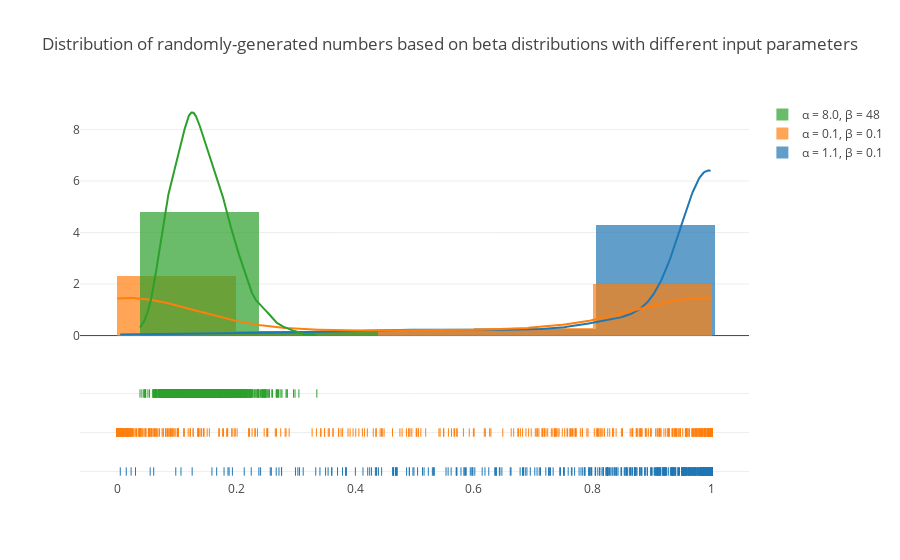

The code cell stored with this chart in its notebook:
### Markdown cell above
Plotly also comes with the ability to make distplots where the data distribution is shown along with a histogram.

### Code cell
import plotly.figure_factory as ff

hist_data = [betaValues_alpha11_beta01, betaValues_alpha01_beta01, betaValues_alpha80_beta48]
group_labels = ['α = 1.1, β = 0.1', 'α = 0.1, β = 0.1', 'α = 8.0, β = 48']

# figure_factory functions work slightly differently from standard plotly functions
fig = ff.create_distplot(hist_data, group_labels, bin_size=0.2)
fig['layout'].update(
    title='Distribution of randomly-generated numbers based on beta distributions with different input parameters')

iplot(fig)

### Figure 1 — Plotly figure (JSON) as saved in the notebook; plotly's stock layout.template omitted (floating-point values rounded to 4 significant figures; data arrays with more than 128 entries replaced by an {"elided": "..."} marker saying what was removed)
{"data": [{"autobinx": false, "histnorm": "probability density", "legendgroup": "α = 1.1, β = 0.1", "marker": {"color": "rgb(31, 119, 180)"}, "name": "α = 1.1, β = 0.1", "opacity": 0.7, "type": "histogram", "uid": "ca9c1c40-dc6b-11e8-967f-80fa5b2a4c05", "x": {"elided": "1000 float values"}, "xaxis": "x", "xbins": {"end": 1, "size": 0.2, "start": 0.005157}, "yaxis": "y"}, {"autobinx": false, "histnorm": "probability density", "legendgroup": "α = 0.1, β = 0.1", "marker": {"color": "rgb(255, 127, 14)"}, "name": "α = 0.1, β = 0.1", "opacity": 0.7, "type": "histogram", "uid": "ca9c1c41-dc6b-11e8-ad95-80fa5b2a4c05", "x": {"elided": "1000 float values"}, "xaxis": "x", "xbins": {"end": 1, "size": 0.2, "start": 1.968e-29}, "yaxis": "y"}, {"autobinx": false, "histnorm": "probability density", "legendgroup": "α = 8.0, β = 48", "marker": {"color": "rgb(44, 160, 44)"}, "name": "α = 8.0, β = 48", "opacity": 0.7, "type": "histogram", "uid": "ca9c4350-dc6b-11e8-ae41-80fa5b2a4c05", "x": {"elided": "1000 float values"}, "xaxis": "x", "xbins": {"end": 0.3358, "size": 0.2, "start": 0.03834}, "yaxis": "y"}, {"legendgroup": "α = 1.1, β = 0.1", "marker": {"color": "rgb(31, 119, 180)"}, "mode": "lines", "name": "α = 1.1, β = 0.1", "showlegend": false, "type": "scatter", "uid": "ca9c4351-dc6b-11e8-bb73-80fa5b2a4c05", "x": {"elided": "500 float values"}, "xaxis": "x", "y": {"elided": "500 float values"}, "yaxis": "y"}, {"legendgroup": "α = 0.1, β = 0.1", "marker": {"color": "rgb(255, 127, 14)"}, "mode": "lines", "name": "α = 0.1, β = 0.1", "showlegend": false, "type": "scatter", "uid": "ca9c4352-dc6b-11e8-99a0-80fa5b2a4c05", "x": {"elided": "500 float values"}, "xaxis": "x", "y": {"elided": "500 float values"}, "yaxis": "y"}, {"legendgroup": "α = 8.0, β = 48", "marker": {"color": "rgb(44, 160, 44)"}, "mode": "lines", "name": "α = 8.0, β = 48", "showlegend": false, "type": "scatter", "uid": "ca9c4353-dc6b-11e8-8ca1-80fa5b2a4c05", "x": {"elided": "500 float values"}, "xaxis": "x", "y": {"elided": "500 float values"}, "yaxis": "y"}, {"legendgroup": "α = 1.1, β = 0.1", "marker": {"color": "rgb(31, 119, 180)", "symbol": "line-ns-open"}, "mode": "markers", "name": "α = 1.1, β = 0.1", "showlegend": false, "type": "scatter", "uid": "ca9c4354-dc6b-11e8-99fe-80fa5b2a4c05", "x": {"elided": "1000 float values"}, "xaxis": "x", "y": {"elided": "1000 str values"}, "yaxis": "y2"}, {"legendgroup": "α = 0.1, β = 0.1", "marker": {"color": "rgb(255, 127, 14)", "symbol": "line-ns-open"}, "mode": "markers", "name": "α = 0.1, β = 0.1", "showlegend": false, "type": "scatter", "uid": "ca9c4355-dc6b-11e8-8b34-80fa5b2a4c05", "x": {"elided": "1000 float values"}, "xaxis": "x", "y": {"elided": "1000 str values"}, "yaxis": "y2"}, {"legendgroup": "α = 8.0, β = 48", "marker": {"color": "rgb(44, 160, 44)", "symbol": "line-ns-open"}, "mode": "markers", "name": "α = 8.0, β = 48", "showlegend": false, "type": "scatter", "uid": "ca9c4356-dc6b-11e8-8b06-80fa5b2a4c05", "x": {"elided": "1000 float values"}, "xaxis": "x", "y": {"elided": "1000 str values"}, "yaxis": "y2"}], "layout": {"barmode": "overlay", "hovermode": "closest", "legend": {"traceorder": "reversed"}, "title": "Distribution of randomly-generated numbers based on beta distributions with different input parameters", "xaxis": {"anchor": "y2", "domain": [0, 1], "zeroline": false}, "yaxis": {"anchor": "free", "domain": [0.35, 1], "position": 0}, "yaxis2": {"anchor": "x", "domain": [0, 0.25], "dtick": 1, "showticklabels": false}}}
